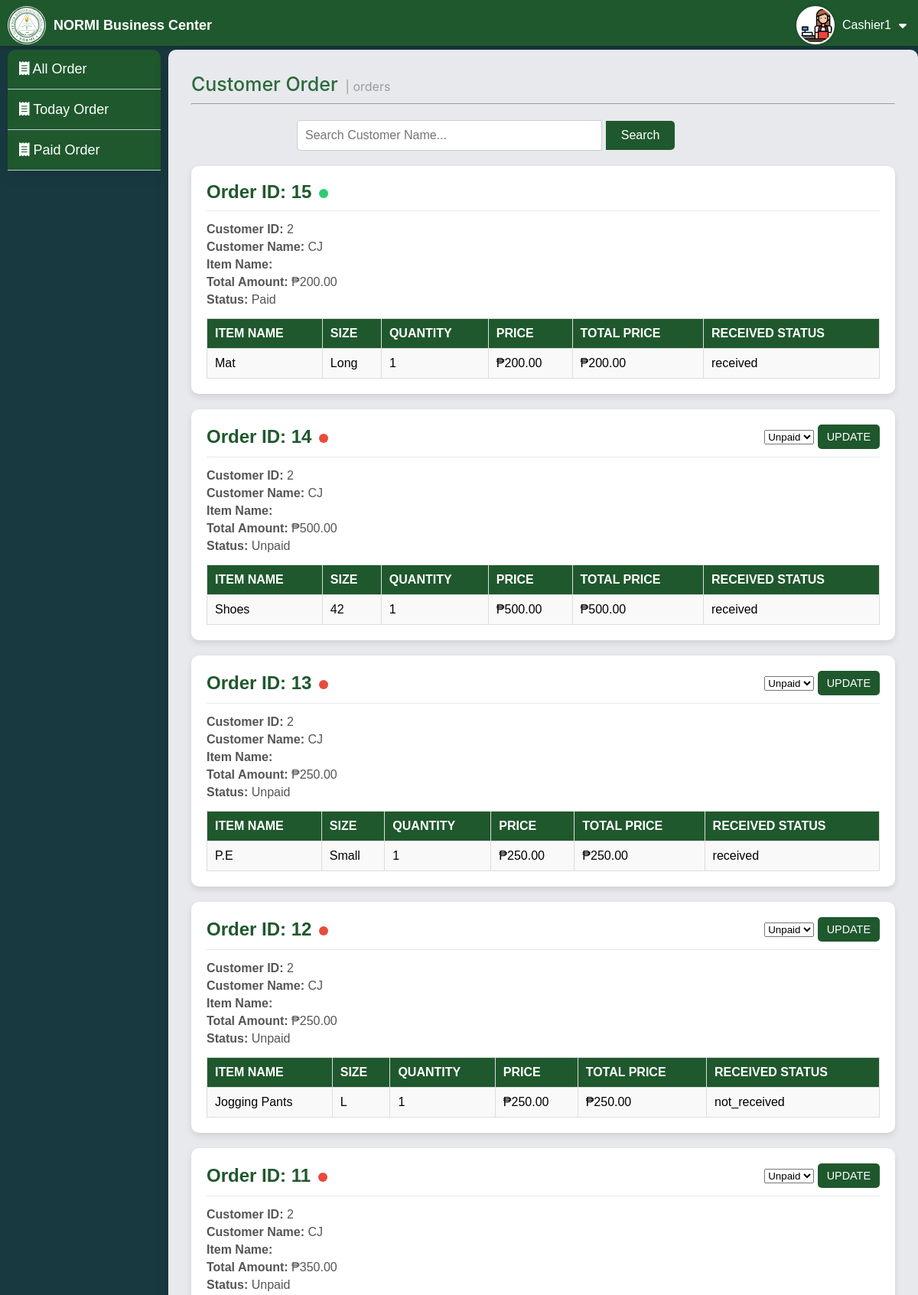
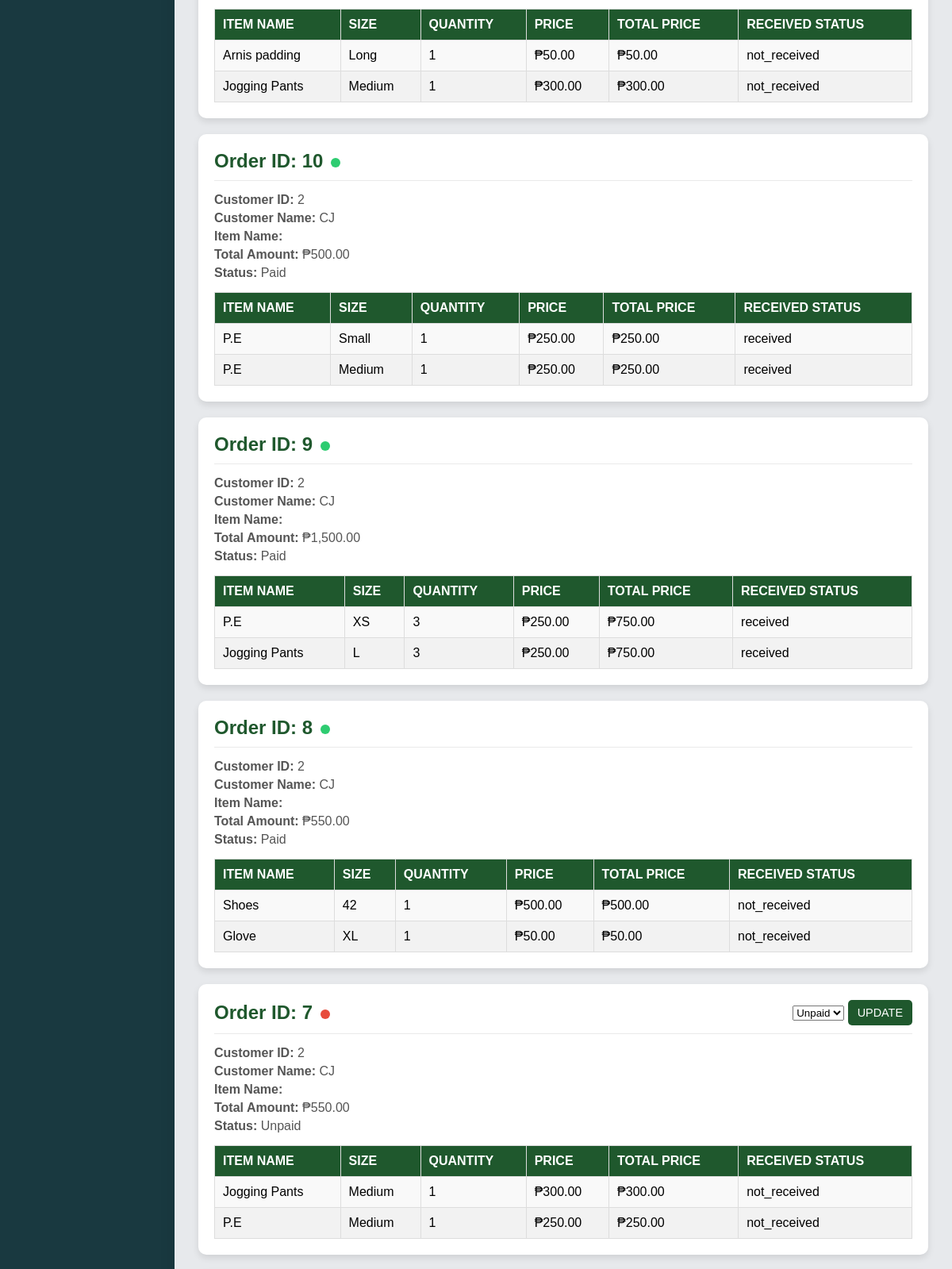
The app's page /cashier/customer_orders_list.php (signed in, upper part) with its own data (2 pictures, top to bottom).
### tables this page shows
CREATE TABLE `cashier` (
  `id` int(11) NOT NULL,
  `username` varchar(50) NOT NULL,
  `password` varchar(100) NOT NULL,
  `cashier_name` varchar(255) NOT NULL
);

CREATE TABLE `customer_orders` (
  `id` int(11) NOT NULL,
  `customer_id` int(11) NOT NULL,
  `customer_name` varchar(255) NOT NULL,
  `total_amount` decimal(10,2) NOT NULL,
  `order_date` timestamp NOT NULL DEFAULT current_timestamp(),
  `created_at` timestamp NOT NULL DEFAULT current_timestamp(),
  `status` enum('paid','unpaid') DEFAULT 'unpaid'
);

CREATE TABLE `order_items` (
  `id` int(11) NOT NULL,
  `order_id` int(11) NOT NULL,
  `item_name` varchar(255) NOT NULL,
  `size` varchar(50) DEFAULT NULL,
  `quantity` int(11) NOT NULL,
  `price` decimal(10,2) NOT NULL,
  `received_status` enum('received','not_received') DEFAULT 'not_received'
);

### cashier/customer_orders_list.php (the view, shortened to what this page needs)
<?php
include '../db.php';
$searchKeyword = isset($_GET['search']) ? trim($_GET['search']) : '';
try {
    $pdo = new PDO("mysql:host=$host;dbname=$dbname", $username, $password);
    $pdo->setAttribute(PDO::ATTR_ERRMODE, PDO::ERRMODE_EXCEPTION);
    if ($searchKeyword !== '') {
        $stmt = $pdo->prepare("SELECT * FROM customer_orders WHERE customer_name LIKE ? ORDER BY created_at DESC");
        $stmt->execute(["%$searchKeyword%"]);
    } else {
        $stmt = $pdo->prepare("SELECT * FROM customer_orders ORDER BY created_at DESC");
        $stmt->execute();
    }
    $orders = $stmt->fetchAll(PDO::FETCH_ASSOC);
    $orderDetails = [];
    foreach ($orders as $order) {
        $orderId = $order['id'];
        $stmt = $pdo->prepare("SELECT * FROM order_items WHERE order_id = ?");
        $stmt->execute([$orderId]);
        $orderItems = $stmt->fetchAll(PDO::FETCH_ASSOC);
        $orderDetails[$orderId] = $orderItems;
    }
} catch (PDOException $e) {
    die("Error fetching orders: " . $e->getMessage());
}
?>
<!DOCTYPE html>
<html lang="en">
<head>
    <link rel="stylesheet" href="css/customer_orders_list.css">
</head>
<body>
<?php include_once('navbar.php'); ?>
<?php include_once('sidebar.php'); ?>
<div class="container">
    <div class="toplabel">
        <h1>Customer Order</h1>
        <p>| orders</p>
    </div>
    <hr>
    <div class="search-bar">
        <form method="GET" action="" class="search-bar-box">
            <input type="text" name="search" class="search-input" placeholder="Search Customer Name..." value="<?php echo htmlspecialchars($searchKeyword); ?>">
            <button type="submit" class="search-button">Search</button>
        </form>
    </div>
    <?php if (empty($orders)): ?>
        <p style="text-align: center; color: #555;">No customer orders available.</p>
    <?php else: ?>
        <?php foreach ($orders as $order): ?>
            <div class="order-card">
                <div class="order-header">
                    <h3>Order ID: <?php echo htmlspecialchars($order['id']); ?><span class="status-circle <?php echo $order['status']; ?>"></span></h3>
                    <form method="POST" class="form-inline">
                        <?php if ($order['status'] !== 'paid'): ?>
                            <select name="status" class="select">
                                <option value="unpaid" <?php echo $order['status'] === 'unpaid' ? 'selected' : ''; ?>>Unpaid</option>
                            </select>
                            <button type="submit" name="update_order_status" class="btn btn-success">Update</button>
                        <?php else: ?>
                        <?php endif; ?>
                    </form>
                </div>
                <div class="order-details">
                    <p><strong>Customer ID:</strong> <?php echo htmlspecialchars($order['customer_id']); ?></p>
                    <p><strong>Customer Name:</strong> <?php echo htmlspecialchars($order['customer_name']); ?></p>
                    <p><strong>Item Name:</strong> <?php echo htmlspecialchars($order['item_name']); ?></p>
                    <p><strong>Total Amount:</strong> ₱<?php echo htmlspecialchars(number_format($order['total_amount'], 2)); ?></p>
                    <p><strong>Status:</strong>
                        <?php echo htmlspecialchars(ucfirst($order['status'])); ?>
                    </p>
                </div>
                <div class="table-container">
                    <table>
                        <thead>
                            <tr>
                                <th>Item Name</th>
                                <th>Size</th>
                                <th>Quantity</th>
                                <th>Price</th>
                                <th>Total Price</th>
                                <th>Received Status</th>
                            </tr>
                        </thead>
                        <tbody>
                            <?php foreach ($orderDetails[$order['id']] as $item): ?>
                                <tr>
                                    <td><?php echo htmlspecialchars($item['item_name']); ?></td>
                                    <td><?php echo htmlspecialchars($item['size']); ?></td>
                                    <td><?php echo htmlspecialchars($item['quantity']); ?></td>
                                    <td>₱<?php echo htmlspecialchars(number_format($item['price'], 2)); ?></td>
                                    <td>₱<?php echo htmlspecialchars(number_format($item['quantity'] * $item['price'], 2)); ?></td>
                                    <td><?php echo htmlspecialchars($item['received_status']); ?></td>
                                </tr>
                            <?php endforeach; ?>
                        </tbody>
                    </table>
                </div>
            </div>
        <?php endforeach; ?>
    <?php endif; ?>
</div>
</body>
</html>

### cashier/navbar.php (shortened to what this page needs)
<?php
include_once '../db.php';
try {
    $pdo = new PDO("mysql:host=$host;dbname=$dbname", $username, $password);
    $pdo->setAttribute(PDO::ATTR_ERRMODE, PDO::ERRMODE_EXCEPTION);
} catch (PDOException $e) {
    error_log("Database connection error: " . $e->getMessage());
    die("Could not connect to the database. Please try again later.");
}
if (isset($_SESSION['all_username'])) {
    $stmt = $pdo->prepare("SELECT username, cashier_name FROM cashier WHERE username = :username");
    $stmt->bindParam(':username', $_SESSION['all_username'], PDO::PARAM_STR);
    $stmt->execute();
    $user = $stmt->fetch(PDO::FETCH_ASSOC);
    if ($user) {
        $username = $user['cashier_name'];
    }
}
?>
<!DOCTYPE html>
<html lang="en">
<head>
    <link rel="stylesheet" href="https://cdnjs.cloudflare.com/ajax/libs/font-awesome/6.6.0/css/all.min.css">
    <link rel="stylesheet" href="css/navbar.css">
</head>
<body>
    <nav class="navbar">
        <div class="logo">
            <img src="../img/logohome.png" alt="Logo">
            <h1>NORMI Business Center</h1>
        </div>
        <div class="username">
            <div class="user">
                <div class="userpic">
                <img src="../img/cashier.png" alt="User Picture">
                </div>
                <p aria-label="Logged-in Username"><?php echo htmlspecialchars($username); ?></p>
                <i class="fa-solid fa-caret-down" style="color: #fff"></i>
            </div>
        </div>
    </nav>
</body>
</html>

### cashier/css/customer_orders_list.css (style rules this page uses)
* { box-sizing: border-box; margin: 0; padding: 0; }
body { font-family: Arial, sans-serif; background-color: #193940; }
.container { position: relative; margin-top: 65px; margin-left: 220px; background-color: #e7e9ec; border-radius: 10px; box-shadow: 0 4px 20px rgba(0, 0, 0, 0.1); display: flex; flex-direction: column; padding: 30px; height: auto; }
.toplabel { display: flex; gap: 10px; align-items: baseline; font-family: -apple-system, BlinkMacSystemFont, Segoe UI, Roboto, Helvetica Neue, Arial, sans-serif; }
.toplabel > h1 { font-size: 25px; font-weight: 500; color: #2d693c; margin-bottom: 10px; }
.toplabel > p { color: #9c9c9c; font-weight: 400; }
.container > hr { margin-bottom: 20px; }
.search-bar { display: flex; justify-content: center; margin-bottom: 20px; }
.search-bar-box { width: 70%; }
.search-input { width: 62%; padding: 10px; font-size: 1rem; border: 1px solid #ccc; border-radius: 5px 0 0 5px; outline: none; transition: border-color 0.3s ease; }
.search-button { padding: 10px 20px; font-size: 1rem; background-color: #1f582d; color: white; border: none; border-radius: 0 5px 5px 0; cursor: pointer; transition: background-color 0.3s ease; }
.order-card { background: white; border-radius: 10px; box-shadow: 0 4px 8px rgba(0, 0, 0, 0.1); margin-bottom: 20px; padding: 20px; transition: transform 0.3s ease, box-shadow 0.3s ease; }
.order-header { display: flex; justify-content: space-between; align-items: center; margin-bottom: 15px; border-bottom: 1px solid #eaeaea; padding-bottom: 10px; }
.order-header h3 { margin: 0; font-size: 1.5rem; color: #1f582d; }
.order-details p { margin: 5px 0; color: #555; }
.table-container { overflow-x: auto; }
table { width: 100%; border-collapse: collapse; margin-top: 10px; }
th, td { text-align: left; padding: 10px; border: 1px solid #ddd; }
th { background-color: #1f582d; color: white; font-weight: bold; text-transform: uppercase; }
td { background: #f9f9f9; }
tr:nth-child(even) td { background: #f2f2f2; }
.btn { padding: 8px 12px; border: none; border-radius: 5px; font-size: 0.9rem; cursor: pointer; text-transform: uppercase; }
.btn-success { background-color: #1f582d; color: white; }
.status-circle { display: inline-block; width: 12px; height: 12px; border-radius: 50%; margin-right: 8px; vertical-align: middle; margin-left: 10px; }
.status-circle.paid { background-color: #2ecc71; }
.status-circle.unpaid { background-color: #e74c3c; }

### cashier/css/navbar.css (style rules this page uses)
.navbar { position: fixed; top: 0; left: 0; width: 100%; height: 60px; z-index: 1000; display: flex; flex-wrap: wrap; align-items: center; justify-content: space-between; background-color: #1f582d; padding: 5px 10px; box-shadow: 0 2px 5px rgba(0, 0, 0, 0.2); }
.username { max-width: 300px; cursor: pointer; transition: 0.5ms; }
.user { padding: 3px 5px; display: flex; align-items: center; justify-content: left; max-width: 300px; }
.user p { color: #fff; margin: 0; padding: 0 10px; font-weight: 500; }
.userpic { width: 50px; height: 50px; border-radius: 50%; background-color: white; }
.logo { display: flex; align-items: center; color: #fff; gap: 10px; cursor: pointer; }
.logo > h1 { font-size: 18px; font-weight: bold; }
.logo > img { border-radius: 50%; height: 50px; background-color: #fff; }

### cashier/navbar.php (style rules this page uses)
.userpic { width: 50px; height: 50px; border-radius: 50%; background-color: white; overflow: hidden; display: flex; align-items: center; justify-content: center; border: 2px solid #fff; box-shadow: 0 0 5px rgba(0, 0, 0, 0.2); }
.userpic img { width: 100%; height: 100%; object-fit: cover; }

### records on screen
cashier: cashier_name "Cashier1"
customer_orders: id "15", customer "2", customer_name "CJ", total_amount "200.00", status "Paid"
order_items: item_name "Mat", size "Long", quantity "1", price "200.00", $item['quantity']*$item['price'] "200.00", received_status "received"
customer_orders: id "14", status "Unpaid", customer "2", customer_name "CJ", total_amount "500.00"
order_items: item_name "Shoes", size "42", quantity "1", price "500.00", $item['quantity']*$item['price'] "500.00", received_status "received"
customer_orders: id "13", status "Unpaid", customer "2", customer_name "CJ", total_amount "250.00"
order_items: item_name "P.E", size "Small", quantity "1", price "250.00", $item['quantity']*$item['price'] "250.00", received_status "received"
customer_orders: id "12", status "Unpaid", customer "2", customer_name "CJ", total_amount "250.00"
order_items: item_name "Jogging Pants", size "L", quantity "1", price "250.00", $item['quantity']*$item['price'] "250.00", received_status "not_received"
customer_orders: id "11", status "Unpaid", customer "2", customer_name "CJ", total_amount "350.00"
order_items: item_name "Arnis padding", size "Long", quantity "1", price "50.00", $item['quantity']*$item['price'] "50.00", received_status "not_received"
order_items: item_name "Jogging Pants", size "Medium", quantity "1", price "300.00", $item['quantity']*$item['price'] "300.00", received_status "not_received"
customer_orders: id "10", customer "2", customer_name "CJ", total_amount "500.00", status "Paid"
order_items: item_name "P.E", size "Small", quantity "1", price "250.00", $item['quantity']*$item['price'] "250.00", received_status "received"
order_items: item_name "P.E", size "Medium", quantity "1", price "250.00", $item['quantity']*$item['price'] "250.00", received_status "received"
customer_orders: id "9", customer "2", customer_name "CJ", total_amount "1,500.00", status "Paid"
order_items: item_name "P.E", size "XS", quantity "3", price "250.00", $item['quantity'] * $item['price'] "750.00", received_status "received"
order_items: item_name "Jogging Pants", size "L", quantity "3", price "250.00", $item['quantity'] * $item['price'] "750.00", received_status "received"
customer_orders: id "8", customer "2", customer_name "CJ", total_amount "550.00", status "Paid"
order_items: item_name "Shoes", size "42", quantity "1", price "500.00", $item['quantity']*$item['price'] "500.00", received_status "not_received"
order_items: item_name "Glove", size "XL", quantity "1", price "50.00", $item['quantity']*$item['price'] "50.00", received_status "not_received"
customer_orders: id "7", status "Unpaid", customer "2", customer_name "CJ", total_amount "550.00"
order_items: item_name "Jogging Pants", size "Medium", quantity "1", price "300.00", $item['quantity']*$item['price'] "300.00", received_status "not_received"
order_items: item_name "P.E", size "Medium", quantity "1", price "250.00", $item['quantity']*$item['price'] "250.00", received_status "not_received"
